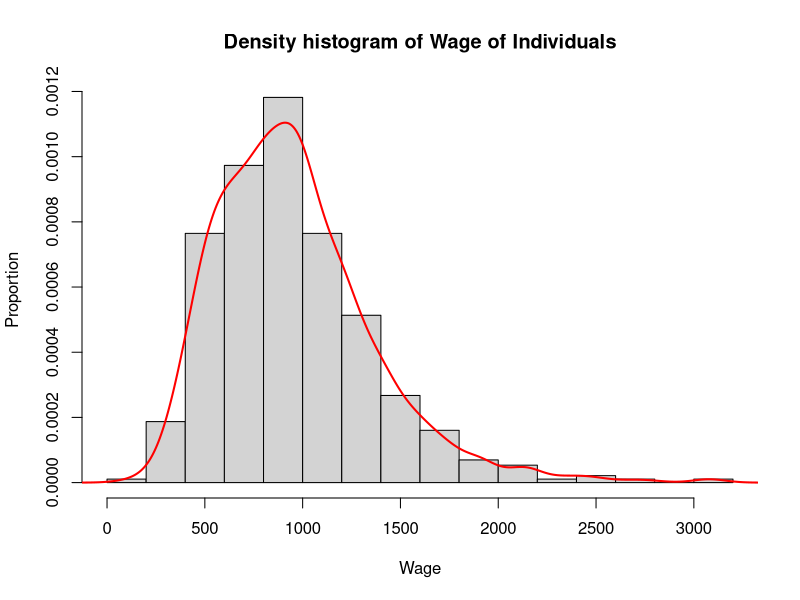
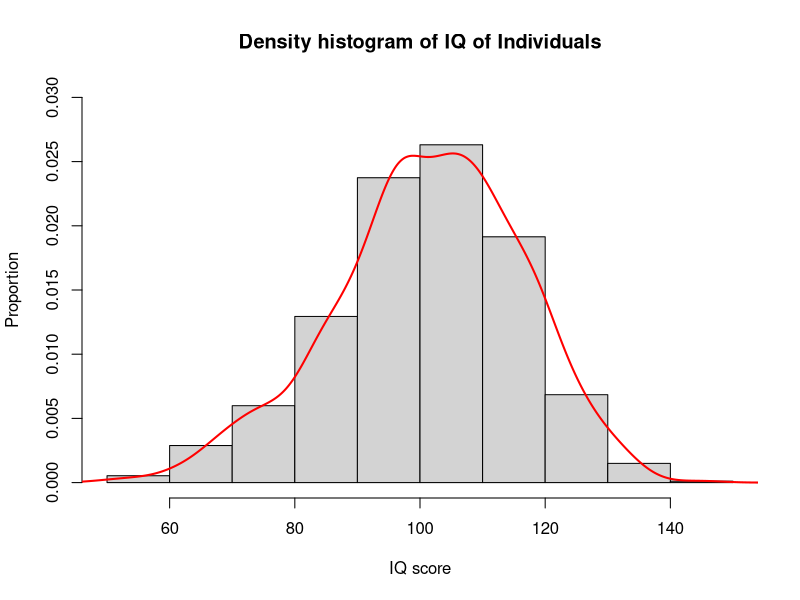
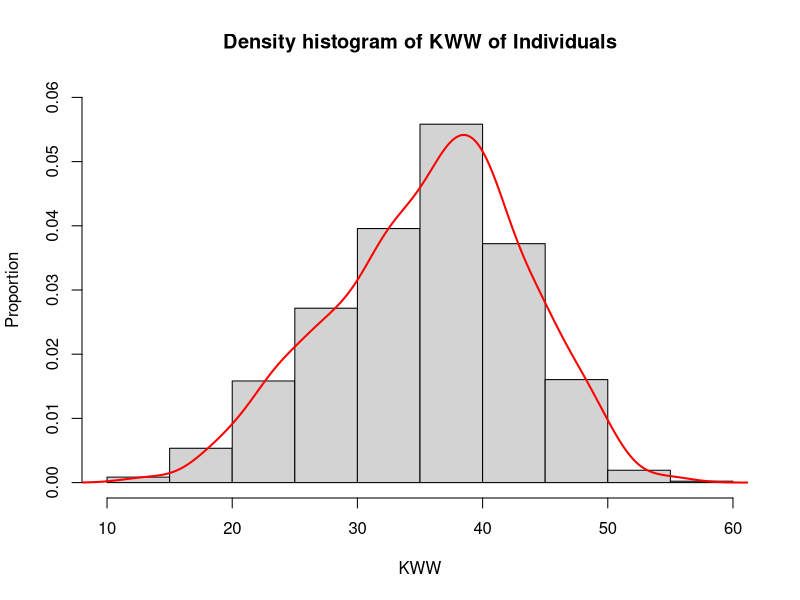
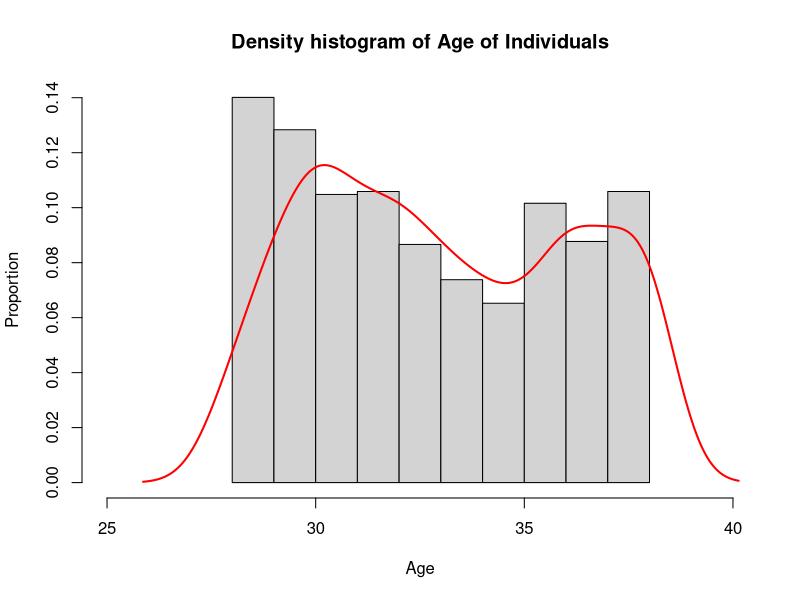
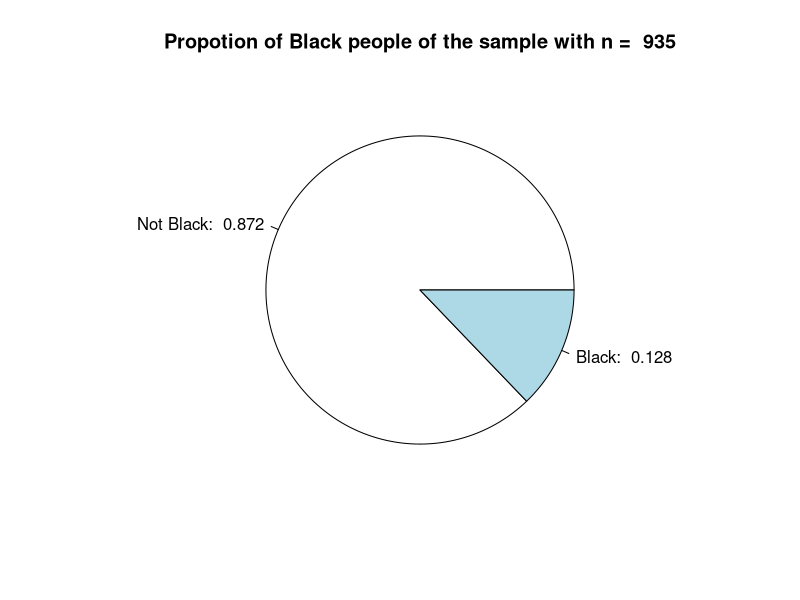
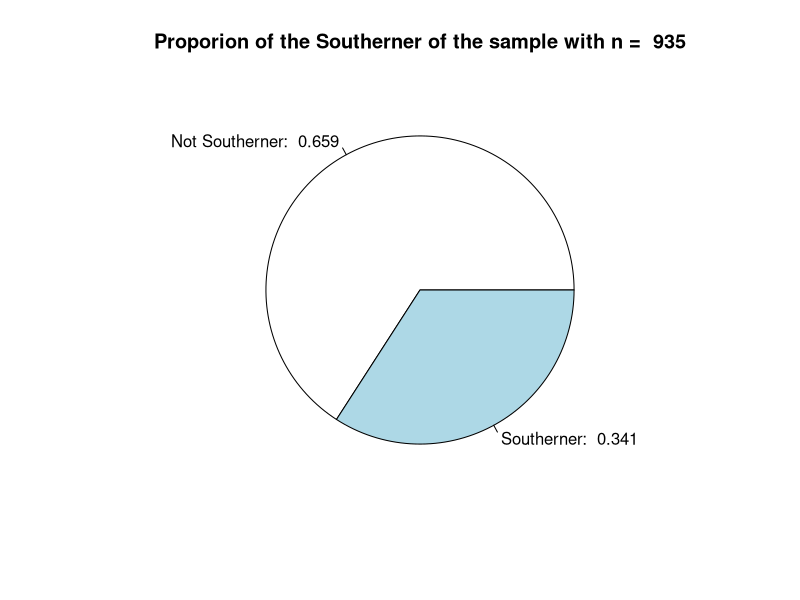
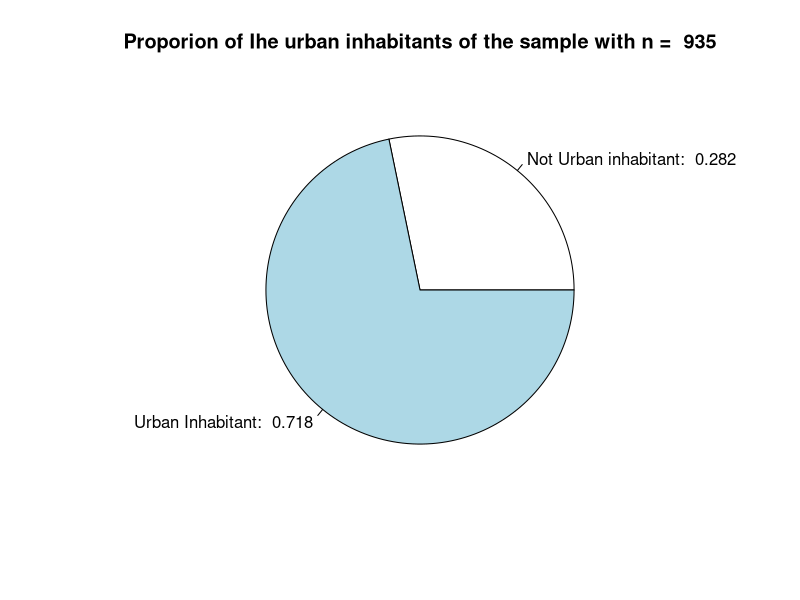
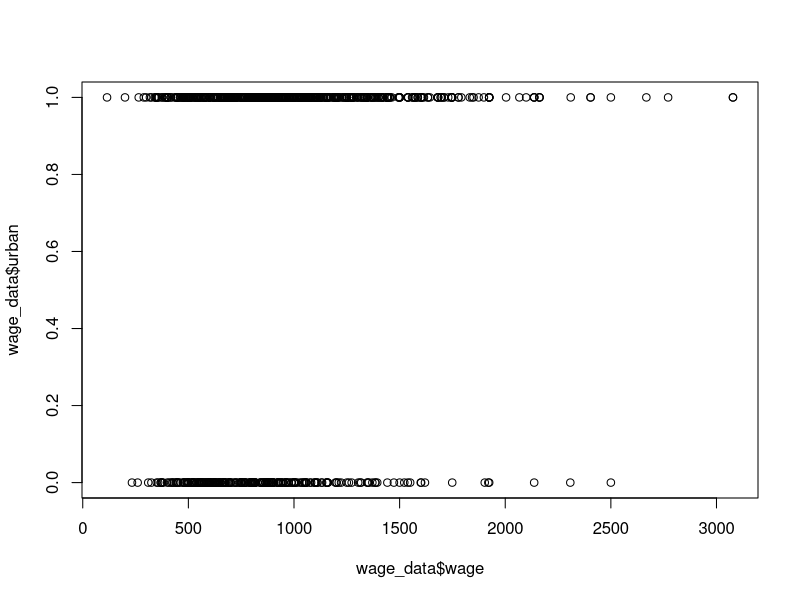

Recreate these plots in R, in order.
# Title     : TODO
# Objective : TODO
# Created by: dlqkhang8
# Created on: 12/5/20

library(readxl)
wage_data <- read_excel('wage1.xls')

wage_summary <- summary(wage_data)
wage_sd <- sd(wage_data$wage)
IQ_sd <- sd(wage_data$IQ)
KWW_sd <- sd(wage_data$KWW)
age_sd <- sd(wage_data$age)
black_sd <- sd(wage_data$black)
south_sd <- sd(wage_data$south)
urban_sd <- sd(wage_data$urban)

wage_summary <- rbind(wage_summary, c(
  paste("Sd Var", toString(round(wage_sd, digits = 3)), sep = " :"),
  paste("Sd Var", toString(round(IQ_sd, digits = 3)), sep = " :"),
  paste("Sd Var", toString(round(KWW_sd, digits = 3)), sep = " :"),
  paste("Sd Var", toString(round(age_sd, digits = 3)), sep = " :"),
  paste("Sd Var", toString(round(black_sd, digits = 3)), sep = " :"),
  paste("Sd Var", toString(round(south_sd, digits = 3)), sep = " :"),
  paste("Sd Var", toString(round(urban_sd, digits = 3)), sep = " :")))
wage_summary

hist(wage_data$wage, main = "Density histogram of Wage of Individuals",
     ylab = "Proportion",
     xlab = "Wage",
     probability = TRUE)

lines(density(wage_data$wage), lwd = 2, col = "red")

hist(wage_data$IQ, main = "Density histogram of IQ of Individuals",
     ylab = "Proportion",
     xlab = "IQ score",
     probability = TRUE,
     ylim = c(0, 0.03))

lines(density(wage_data$IQ), lwd = 2, col = "red")

hist(wage_data$KWW, main = "Density histogram of KWW of Individuals",
     ylab = "Proportion",
     xlab = "KWW",
     probability = TRUE,
     ylim = c(0, 0.06))

lines(density(wage_data$KWW), lwd = 2, col = "red")

hist(wage_data$age, main = "Density histogram of Age of Individuals",
     ylab = "Proportion",
     xlab = "Age",
     probability = TRUE,
     xlim = c(25, 40))

lines(density(wage_data$age), lwd = 2, col = "red")

black_propotion <- round(sum(wage_data$black) / length(wage_data$black), 3)
black_label <- paste("Black: ", toString(black_propotion))
not_black_label <- paste("Not Black: ", toString(1 - black_propotion))
title_black <- paste("Propotion of Black people of the sample with n = ",
                     toString(length(wage_data$black)))
pie(table(wage_data$black),
    labels = c(not_black_label, black_label),
    main = title_black)

south_propotion <- round(sum(wage_data$south) / length(wage_data$south), 3)
south_label <- paste("Southerner: ", toString(south_propotion))
not_south_label <- paste("Not Southerner: ", toString(1 - south_propotion))
title_south <- paste("Proporion of the Southerner of the sample with n = ", toString(length(wage_data$south)))

pie(table(wage_data$south),
    labels = c(not_south_label, south_label),
    main = title_south)

urban_propotion <- round(sum(wage_data$urban) / length(wage_data$urban), 3)
urban_label <- paste("Urban Inhabitant: ", toString(urban_propotion))
not_urban_label <- paste("Not Urban inhabitant: ", toString(1 - urban_propotion))
title_urban <- paste("Proporion of Ihe urban inhabitants of the sample with n = ", toString(length(wage_data$urban)))

pie(table(wage_data$urban),
    labels = c(not_urban_label, urban_label),
    main = title_urban)

plot(wage_data$wage, wage_data$urban)

t.test(wage_data$wage, mu = median(wage_data$wage))
t.test(wage_data$IQ, mu = median(wage_data$IQ))
t.test(wage_data$KWW, mu = median(wage_data$KWW))
t.test(wage_data$age, mu = median(wage_data$age))

cor(wage_data$wage, wage_data$IQ)
cor(wage_data$wage, wage_data$KWW)
cor(wage_data$wage, wage_data$age)

library(purrr)

numberOfTrainingData <- round(length(wage_data$KWW) * 0.8)
trainingData <- head(wage_data, numberOfTrainingData)
testData <- tail(wage_data, length(wage_data$KWW) - numberOfTrainingData)

wage_KWW_model <- lm(wage ~ KWW, data = trainingData)
summary(wage_KWW_model)

predicted_data <- predict(wage_KWW_model, trainingData)
(trainingData$wage - predicted_data) %>% keep(function (a) {a == 0})
